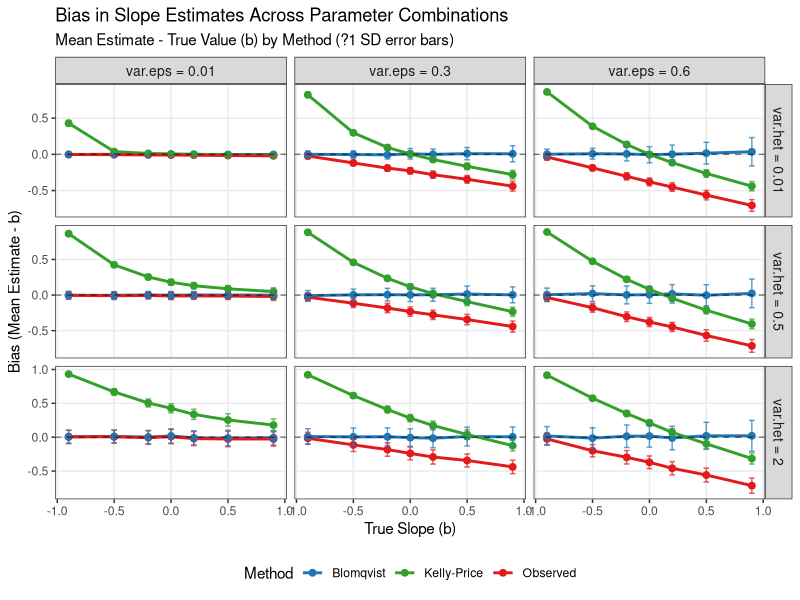

The R script that drew this image:
# Load required libraries
library(ggplot2)
library(dplyr)
library(tidyr)
library(gridExtra)

# Define the functions (pitman.test and rttm.adj)
pitman.test <- function(x1, x2){
  s1 <- sd(x1)
  s2 <- sd(x2)
  r <- cor(x1, x2)
  n <- length(x1)
  stat <- sqrt(n-2)*(s1/s2 - s2/s1)/(2*sqrt(1-r^2))
  2*pt(-abs(stat), n-2)
}

rttm.adj<-function(m1, m2){
  raw.plast<-m2-m1
  vart<-var.test(m1,m2,paired = T) ## variances equal?
  vpv<-vart$p.value # var.test p value
  m1m2cor<-cor.test(m1, m2) # test correlation between m1 and m2
  rho<-m1m2cor$estimate # correlation coefficient between m1 and m2
  m1sd<-sd(m1) # m1 sd
  m2sd<-sd(m2) # m2 sd
  m1v<-var(m1) # m1 var
  m2v<-var(m2) # m2 var
  m1m<-mean(m1) # m1 mean
  m2m<-mean(m2) # m2 mean
  pm<-mean(raw.plast)
  rho2<-(2*rho*m1sd*m2sd)/(m1v+m2v) # adjusted correlation coefficient used if variances are equal
  rhof<-ifelse(vpv <= 0.05, rho, rho2) # which rho is used for dstar calculation is based on variance comparison
  dstar<-(rhof*(m1-m1m)-(m2-m2m))*-1 # adjustment values. Multiply by -1 to flip sign because Kelly and Price based on plasticity as m1-m2, not m2-m1 as in most thermal tolerance estimates
  adj.plast <- pm+dstar # corrected plasticity.
  out<-as.data.frame(cbind(raw.plast, dstar, adj.plast))
  return(out)
}

nsim <- 200
# Simulation function
run_simulation <- function(b_val, var_eps_val, var_het_val) {
  # Fixed parameters
  n <- 200
  a <- 0
  var.t <- 1
  nsim <- nsim
  
  # Add small epsilon to avoid perfect correlations when var_eps = 0
  var_eps_use <- ifelse(var_eps_val == 0, 1e-6, var_eps_val)
  
  # Storage vectors
  obs.bs <- numeric(nsim)
  blom.bs <- numeric(nsim)
  adjregs <- numeric(nsim)
  
  for(i in 1:nsim){
    tryCatch({
      # Generate data
      t1 <- rnorm(n, 0, sqrt(var.t))
      e1 <- rnorm(n, 0, sqrt(var_eps_use))
      edelt <- rnorm(n, 0, sqrt(var_het_val))
      delt <- a + b_val*t1 + edelt
      e2 <- rnorm(n, 0, sqrt(var_eps_use))
      x1 <- t1 + e1
      x2 <- t1 + delt + e2
      obs.chg <- x2 - x1
      
      # Compute estimates with error handling
      lm_fit <- lm(obs.chg ~ x1)
      if(length(coef(lm_fit)) >= 2 && !is.na(coef(lm_fit)[2])) {
        obs.bs[i] <- coef(lm_fit)[2]
      } else {
        obs.bs[i] <- NA
      }
      
      # Blomqvist correction - handle division by zero
      k <- var_eps_val / var(x1)
      if(abs(1 - k) > 1e-10 && !is.na(obs.bs[i])) {
        blom.bs[i] <- (obs.bs[i] + k)/(1 - k)
      } else {
        blom.bs[i] <- obs.bs[i]  # fallback when correction isn't applicable
      }
      
      # Kelly-Price adjusted regression with error handling
      adj <- rttm.adj(x1, x2)
      if(length(adj$dstar) > 0 && !all(is.na(adj$dstar))) {
        fit <- lm(adj$dstar ~ x1)
        if(length(coef(fit)) >= 2 && !is.na(coef(fit)[2])) {
          adjregs[i] <- coef(fit)[2]
        } else {
          adjregs[i] <- NA
        }
      } else {
        adjregs[i] <- NA
      }
    }, error = function(e) {
      # If any error occurs, set values to NA
      obs.bs[i] <<- NA
      blom.bs[i] <<- NA
      adjregs[i] <<- NA
    })
  }
  
  # Return results (remove NAs for mean calculation)
  data.frame(
    b = b_val,
    var_eps = var_eps_val,
    var_het = var_het_val,
    obs_bias = mean(obs.bs, na.rm = TRUE) - b_val,
    blom_bias = mean(blom.bs, na.rm = TRUE) - b_val,
    kp_bias = mean(adjregs, na.rm = TRUE) - b_val,
    obs_sd = sd(obs.bs, na.rm = TRUE),
    blom_sd = sd(blom.bs, na.rm = TRUE),
    kp_sd = sd(adjregs, na.rm = TRUE),
    n_valid_obs = sum(!is.na(obs.bs)),
    n_valid_blom = sum(!is.na(blom.bs)),
    n_valid_kp = sum(!is.na(adjregs))
  )
}

# Define parameter grid
b_values <- c(-.9, -0.5, -0.2, 0, 0.2, 0.5, .9)
var_eps_values <- c(.01, 0.3, 0.6)
var_het_values <- c(0.01, 0.5, 2)

# Create all combinations
param_grid <- expand.grid(
  b = b_values,
  var_eps = var_eps_values,
  var_het = var_het_values
)

# Run simulations for all parameter combinations
cat("Running simulations across parameter grid...\n")
cat("Total combinations:", nrow(param_grid), "\n")

results <- data.frame()
for(i in 1:nrow(param_grid)) {
  cat("Running combination", i, "of", nrow(param_grid), "\n")
  result <- run_simulation(
    param_grid$b[i], 
    param_grid$var_eps[i], 
    param_grid$var_het[i]
  )
  results <- rbind(results, result)
}

# Reshape data for plotting
plot_data <- results %>%
  pivot_longer(cols = c(obs_bias, blom_bias, kp_bias),
               names_to = "method", 
               values_to = "bias") %>%
  # Add corresponding standard deviations
  mutate(
    sd = case_when(
      method == "obs_bias" ~ obs_sd,
      method == "blom_bias" ~ blom_sd,
      method == "kp_bias" ~ kp_sd
    ),
    method = case_when(
      method == "obs_bias" ~ "Observed",
      method == "blom_bias" ~ "Blomqvist",
      method == "kp_bias" ~ "Kelly-Price"
    ),
    var_eps_label = paste("var.eps =", var_eps),
    var_het_label = paste("var.het =", var_het)
  )

# Create the grid of plots
p <- ggplot(plot_data, aes(x = b, y = bias, color = method)) +
  geom_line(size = 1) +
  geom_point(size = 2) +
  geom_errorbar(aes(ymin = bias - sd, ymax = bias + sd), 
                width = 0.05, alpha = 0.7) +
  geom_hline(yintercept = 0, linetype = "dashed", alpha = 0.5) +
  facet_grid(var_het_label ~ var_eps_label, scales = "free_y") +
  labs(
    title = "Bias in Slope Estimates Across Parameter Combinations",
    subtitle = "Mean Estimate - True Value (b) by Method (?1 SD error bars)",
    x = "True Slope (b)",
    y = "Bias (Mean Estimate - b)",
    color = "Method"
  ) +
  theme_bw() +
  theme(
    panel.grid.minor = element_blank(),
    strip.text = element_text(size = 10),
    legend.position = "bottom"
  ) +
  scale_color_manual(values = c("Observed" = "#E31A1C", 
                                "Blomqvist" = "#1F78B4", 
                                "Kelly-Price" = "#33A02C"))

# Display the plot
print(p)

# Print summary statistics
cat("\nSummary of results:\n")
summary_stats <- results %>%
  group_by(var_eps, var_het) %>%
  summarise(
    mean_obs_bias = mean(abs(obs_bias), na.rm = TRUE),
    mean_blom_bias = mean(abs(blom_bias), na.rm = TRUE),
    mean_kp_bias = mean(abs(kp_bias), na.rm = TRUE),
    min_valid_sims = min(c(n_valid_obs, n_valid_blom, n_valid_kp)),
    .groups = "drop"
  )

print(summary_stats)

# Check for any problematic parameter combinations
problematic <- results[results$n_valid_obs < nsim * 0.8 | 
                         results$n_valid_blom < nsim * 0.8 | 
                         results$n_valid_kp < nsim * 0.8, ]

if(nrow(problematic) > 0) {
  cat("\nParameter combinations with <80% valid simulations:\n")
  print(problematic[, c("b", "var_eps", "var_het", "n_valid_obs", "n_valid_blom", "n_valid_kp")])
}